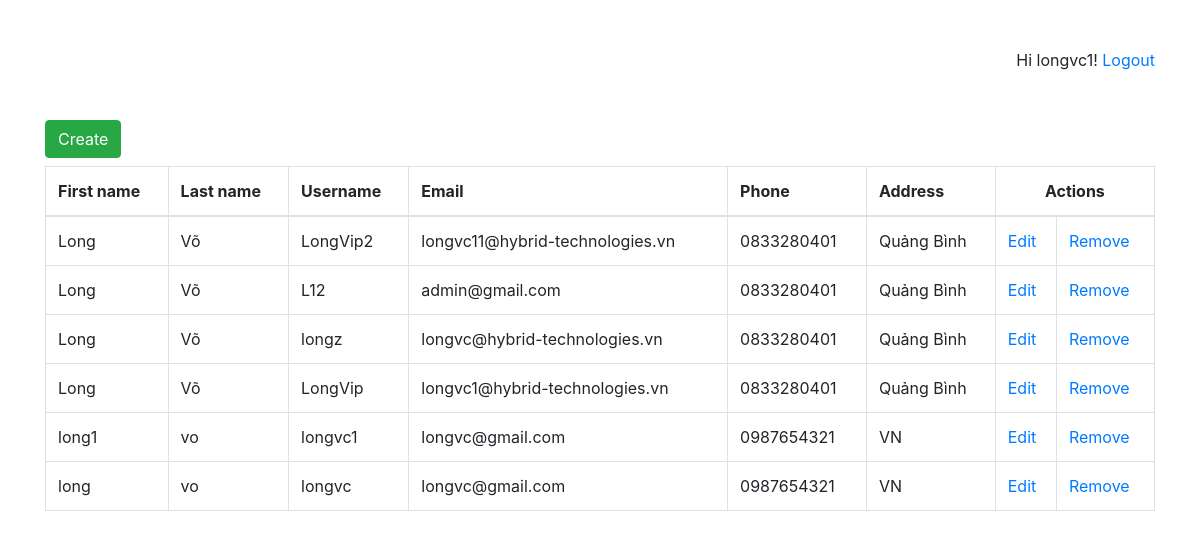
Screenshot of / (signed in) with the database file from the repository.
### users/models.py (models this page shows, shortened)
class UserModel(User):
    phone = models.CharField(max_length=10)
    address = models.CharField(max_length=225)
    class Meta:
        ordering = ['-id']

### users/views.py (the view)
# urls.py: path('', views.UserView.as_view(), name='list'),
class UserView(View):
    model = UserModel
    def get(self, request):
        data_users = self.model.objects.all()
        return render(request, 'user/index.html', {'data_users': data_users})

### users/templates/user/index.html
{% extends "layout/master.html" %}
{% block content %}
<div class="row mb-2">
    <div class="col-md-6">
        <a href="{% url 'create' %}" class="btn btn-success">Create</a>
    </div>
</div>
<div class="row">
    <div class="col-md-12">
    <table class="table table-hover table-bordered">
        <thead>
            <th>First name</th>
            <th>Last name</th>
            <th>Username</th>
            <th>Email</th>
            <th>Phone</th>
            <th>Address</th>
            <th colspan="2" class="text-center">Actions</th>
        </thead>
        <tbody>
            {% for user in data_users %}
            <tr>
                <td>{{ user.first_name }}</td>
                <td>{{ user.last_name }}</td>
                <td>{{ user.username }}</td>
                <td>{{ user.email }}</td>
                <td>{{ user.phone }}</td>
                <td>{{ user.address }}</td>
                <td><a href="{% url 'edit' id=user.id %}">Edit</a></td>
                <td><a href="{% url 'delete' id=user.id %}">Remove</a></td>
            </tr>
            {% endfor %}
        </tbody>
    </table>
    </div>
</div>
{% endblock %}

### users/templates/layout/master.html (shortened to what this page needs)
<!doctype html>
<html lang="en">
<head>
    <link rel="stylesheet" href="https://cdn.jsdelivr.net/npm/bootstrap@4.3.1/dist/css/bootstrap.min.css"
>
</head>
<body>
<div class="container">
    <div class="row mb-5">
        <div class="col-md-12 text-right">
            {% if user.is_authenticated %}
            Hi {{ user.username }}!
            <a href="{% url 'logout' %}">Logout</a>
            {% else %}
            <p>You are not logged in</p>
            <a href="{% url 'login' %}">Log In</a>
            {% endif %}
        </div>
    </div>
</div>
<div class="container">
    {% block content %}
    {% endblock %}
</div>
</body>
</html>

### rows the page displays
UserModel: first_name "Long", last_name "Võ", username "LongVip2", email "longvc11@hybrid-technologies.vn", phone "0833280401", address "Quảng Bình"
UserModel: first_name "Long", last_name "Võ", username "L12", email "admin@gmail.com", phone "0833280401", address "Quảng Bình"
UserModel: first_name "Long", last_name "Võ", username "longz", email "longvc@hybrid-technologies.vn", phone "0833280401", address "Quảng Bình"
UserModel: first_name "Long", last_name "Võ", username "LongVip", email "longvc1@hybrid-technologies.vn", phone "0833280401", address "Quảng Bình"
UserModel: first_name "long1", last_name "vo", username "longvc1", email "longvc@gmail.com", phone "0987654321", address "VN"
UserModel: first_name "long", last_name "vo", username "longvc", email "longvc@gmail.com", phone "0987654321", address "VN"

### other values shown
{{ user.username }} "longvc1"
